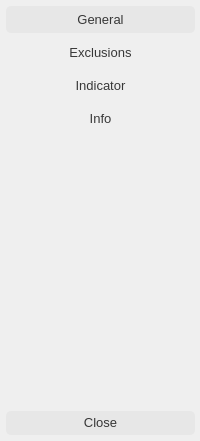
       <widget class="QFrame" name="sider_container">
        <property name="minimumSize">
         <size>
          <width>150</width>
          <height>0</height>
         </size>
        </property>
        <property name="font">
         <font>
          <pointsize>10</pointsize>
         </font>
        </property>
        <property name="styleSheet">
         <string notr="true">QFrame#sider_container {
/*border-top-left-radius: 1px;
border-bottom-left-radius: 1px;*/
border: 1px solid rgb(50, 50, 50);
border-right: 1px solid transparent;
background: transparent;
}
QFrame#sider_container QToolButton:focus,
QFrame#sider_container QPushButton:focus {
outline: none;
}
QFrame#top_sider_container QToolButton,
QFrame#bot_sider_container QPushButton {
margin: 3px;
padding: 4px 10px 5px 10px;
border-radius: 5px;
color: rgba(32, 32, 32, 225);
}
QFrame#top_sider_container QToolButton:checked,
QFrame#bot_sider_container QPushButton {
background: rgba(32, 32, 32, 10);
}
QFrame#top_sider_container QToolButton:hover,
QFrame#bot_sider_container QPushButton:hover {
background: rgba(32, 32, 32, 15);
}
QFrame#top_sider_container QToolButton:pressed,
QFrame#bot_sider_container QPushButton:pressed {
background: rgba(32, 32, 32, 7);
}</string>
        </property>
        <layout class="QVBoxLayout" name="vlayout_sider_frame">
         <property name="spacing">
          <number>0</number>
         </property>
         <property name="leftMargin">
          <number>3</number>
         </property>
         <property name="topMargin">
          <number>3</number>
         </property>
         <property name="rightMargin">
          <number>2</number>
         </property>
         <property name="bottomMargin">
          <number>3</number>
         </property>
         <item>
          <widget class="QFrame" name="top_sider_container">
           <property name="font">
            <font>
             <pointsize>10</pointsize>
            </font>
           </property>
           <layout class="QVBoxLayout" name="vlayout_top_btns_sider">
            <property name="spacing">
             <number>0</number>
            </property>
            <property name="leftMargin">
             <number>0</number>
            </property>
            <property name="topMargin">
             <number>0</number>
            </property>
            <property name="rightMargin">
             <number>0</number>
            </property>
            <property name="bottomMargin">
             <number>0</number>
            </property>
            <item>
             <widget class="QToolButton" name="btn_general_top_sider">
              <property name="sizePolicy">
               <sizepolicy hsizetype="Preferred" vsizetype="Preferred">
                <horstretch>0</horstretch>
                <verstretch>0</verstretch>
               </sizepolicy>
              </property>
              <property name="font">
               <font>
                <pointsize>10</pointsize>
               </font>
              </property>
              <property name="text">
               <string>General</string>
              </property>
              <property name="icon">
               <iconset resource="../../../resources/resources.qrc">
                <normaloff>:/icons/icons/SettingsFilled.svg</normaloff>:/icons/icons/SettingsFilled.svg</iconset>
              </property>
              <property name="iconSize">
               <size>
                <width>42</width>
                <height>42</height>
               </size>
              </property>
              <property name="checkable">
               <bool>true</bool>
              </property>
              <property name="checked">
               <bool>true</bool>
              </property>
              <property name="autoExclusive">
               <bool>true</bool>
              </property>
              <property name="toolButtonStyle">
               <enum>Qt::ToolButtonStyle::ToolButtonTextUnderIcon</enum>
              </property>
             </widget>
            </item>
            <item>
             <widget class="QToolButton" name="btn_exclusions_top_sider">
              <property name="sizePolicy">
               <sizepolicy hsizetype="Preferred" vsizetype="Preferred">
                <horstretch>0</horstretch>
                <verstretch>0</verstretch>
               </sizepolicy>
              </property>
              <property name="font">
               <font>
                <pointsize>10</pointsize>
               </font>
              </property>
              <property name="text">
               <string>Exclusions</string>
              </property>
              <property name="icon">
               <iconset resource="../../../resources/resources.qrc">
                <normaloff>:/icons/icons/TableSimpleExcludeRegular.svg</normaloff>:/icons/icons/TableSimpleExcludeRegular.svg</iconset>
              </property>
              <property name="iconSize">
               <size>
                <width>42</width>
                <height>42</height>
               </size>
              </property>
              <property name="checkable">
               <bool>true</bool>
              </property>
              <property name="autoExclusive">
               <bool>true</bool>
              </property>
              <property name="toolButtonStyle">
               <enum>Qt::ToolButtonStyle::ToolButtonTextUnderIcon</enum>
              </property>
             </widget>
            </item>
            <item>
             <widget class="QToolButton" name="btn_indicator_top_sider">
              <property name="sizePolicy">
               <sizepolicy hsizetype="Preferred" vsizetype="Preferred">
                <horstretch>0</horstretch>
                <verstretch>0</verstretch>
               </sizepolicy>
              </property>
              <property name="font">
               <font>
                <pointsize>10</pointsize>
               </font>
              </property>
              <property name="text">
               <string>Indicator</string>
              </property>
              <property name="icon">
               <iconset resource="../../../resources/resources.qrc">
                <normaloff>:/icons/icons/CursorClickRegular.svg</normaloff>:/icons/icons/CursorClickRegular.svg</iconset>
              </property>
              <property name="iconSize">
               <size>
                <width>42</width>
                <height>42</height>
               </size>
              </property>
              <property name="checkable">
               <bool>true</bool>
              </property>
              <property name="autoExclusive">
               <bool>true</bool>
              </property>
              <property name="toolButtonStyle">
               <enum>Qt::ToolButtonStyle::ToolButtonTextUnderIcon</enum>
              </property>
             </widget>
            </item>
            <item>
             <widget class="QToolButton" name="btn_info_top_sider">
              <property name="sizePolicy">
               <sizepolicy hsizetype="Preferred" vsizetype="Preferred">
                <horstretch>0</horstretch>
                <verstretch>0</verstretch>
               </sizepolicy>
              </property>
              <property name="font">
               <font>
                <pointsize>10</pointsize>
               </font>
              </property>
              <property name="text">
               <string>Info</string>
              </property>
              <property name="icon">
               <iconset resource="../../../resources/resources.qrc">
                <normaloff>:/icons/icons/InfoRegular.svg</normaloff>:/icons/icons/InfoRegular.svg</iconset>
              </property>
              <property name="iconSize">
               <size>
                <width>42</width>
                <height>42</height>
               </size>
              </property>
              <property name="checkable">
               <bool>true</bool>
              </property>
              <property name="autoExclusive">
               <bool>true</bool>
              </property>
              <property name="toolButtonStyle">
               <enum>Qt::ToolButtonStyle::ToolButtonTextUnderIcon</enum>
              </property>
             </widget>
            </item>
           </layout>
          </widget>
         </item>
         <item>
          <spacer name="vspacer_sider_container">
           <property name="font">
            <font>
             <pointsize>10</pointsize>
            </font>
           </property>
           <property name="orientation">
            <enum>Qt::Orientation::Vertical</enum>
           </property>
           <property name="sizeHint" stdset="0">
            <size>
             <width>20</width>
             <height>273</height>
            </size>
           </property>
          </spacer>
         </item>
         <item>
          <widget class="QFrame" name="bot_sider_container">
           <property name="font">
            <font>
             <pointsize>10</pointsize>
            </font>
           </property>
           <layout class="QVBoxLayout" name="vlayout_bottom_btns_sider">
            <property name="spacing">
             <number>0</number>
            </property>
            <property name="leftMargin">
             <number>0</number>
            </property>
            <property name="topMargin">
             <number>0</number>
            </property>
            <property name="rightMargin">
             <number>0</number>
            </property>
            <property name="bottomMargin">
             <number>0</number>
            </property>
            <item>
             <widget class="QPushButton" name="btn_close_bot_sider">
              <property name="font">
               <font>
                <pointsize>10</pointsize>
               </font>
              </property>
              <property name="text">
               <string>Close</string>
              </property>
              <property name="flat">
               <bool>true</bool>
              </property>
             </widget>
            </item>
           </layout>
          </widget>
         </item>
        </layout>
       </widget>
